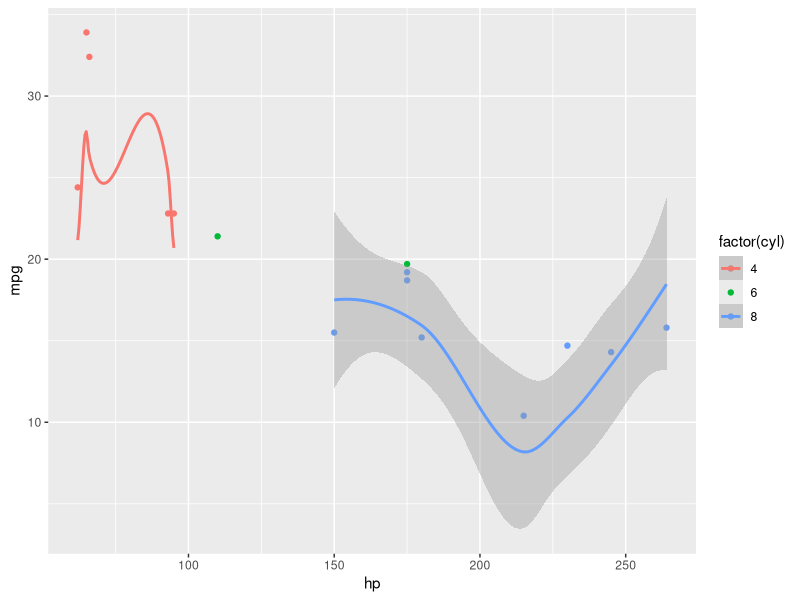

Source code (R):
#Stepwise AIC 

library(MASS)
library(tidyverse)
library(modelr)

data("mtcars")

fullmodel <- lm(data= mtcars, mpg ~ factor(cyl) + disp + hp + wt + drat + qsec + factor(vs) +
                  factor(am) + factor(gear) + factor(carb))#......

step <- stepAIC(fullmodel) #automated model simple 
step$call #gives the simpels one 
goodmodel <- lm(formula= mpg ~ factor(cyl) + hp + wt + factor(am),data = mtcars)#....
mtcars %>% add_predictions(goodmodel)

set.seed(123)
set <- caret::createDataPartition(mtcars$mpg)
set <- set$Resample1

train <- mtcars[set,]
test <- mtcars[-set,]

formula(goodmodel)
trainedmodel <- lm(data = train, formula= formula(goodmodel))

add_predictions(test, trainedmodel) %>%
  ggplot(aes(x=hp, color= factor(cyl))) +
  geom_point(aes(y=mpg)) + geom_smooth(metod= "lm", aes(y=pred))




